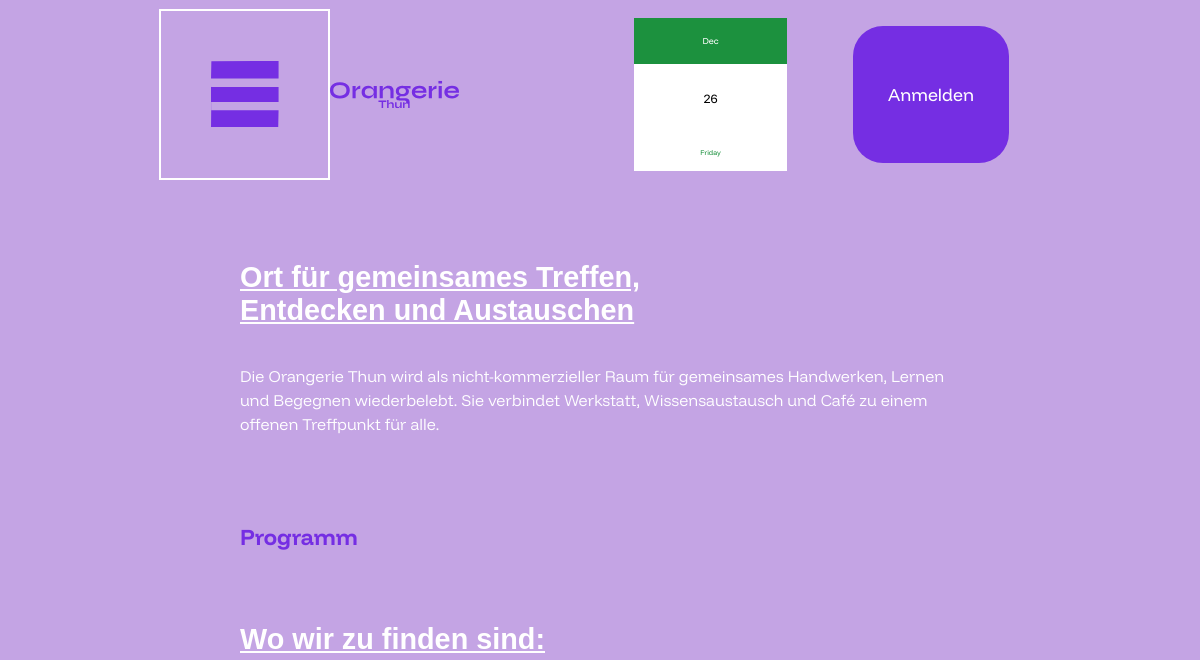
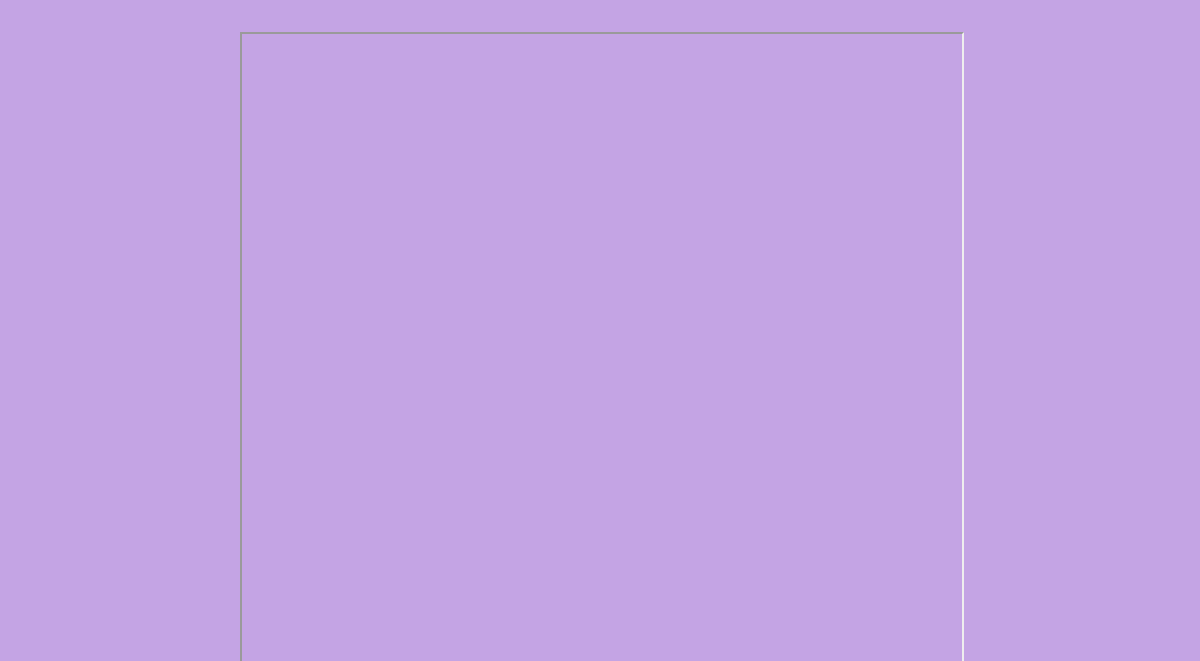
Before: / (upper part) with the older database file (2 pictures, top to bottom).
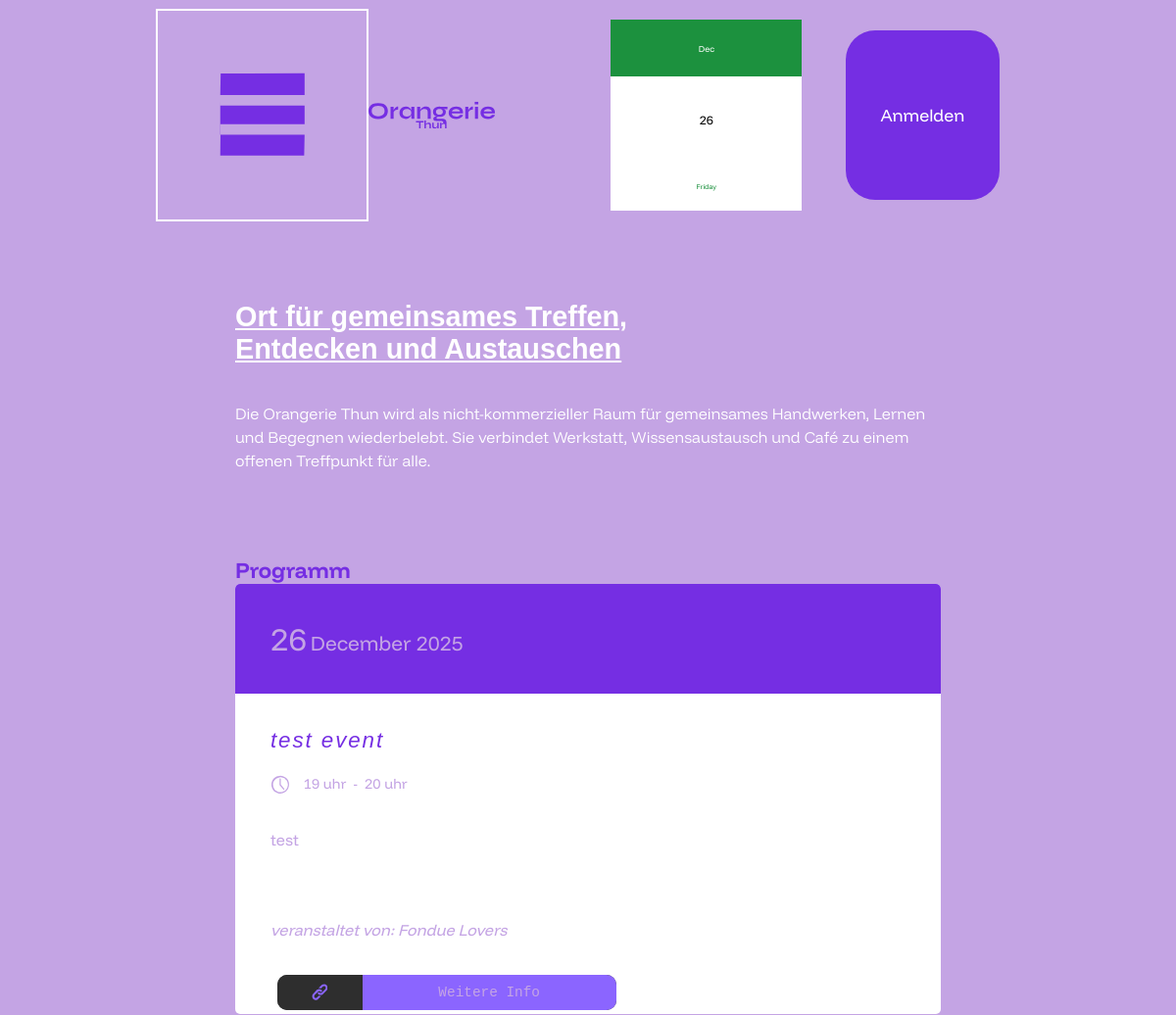
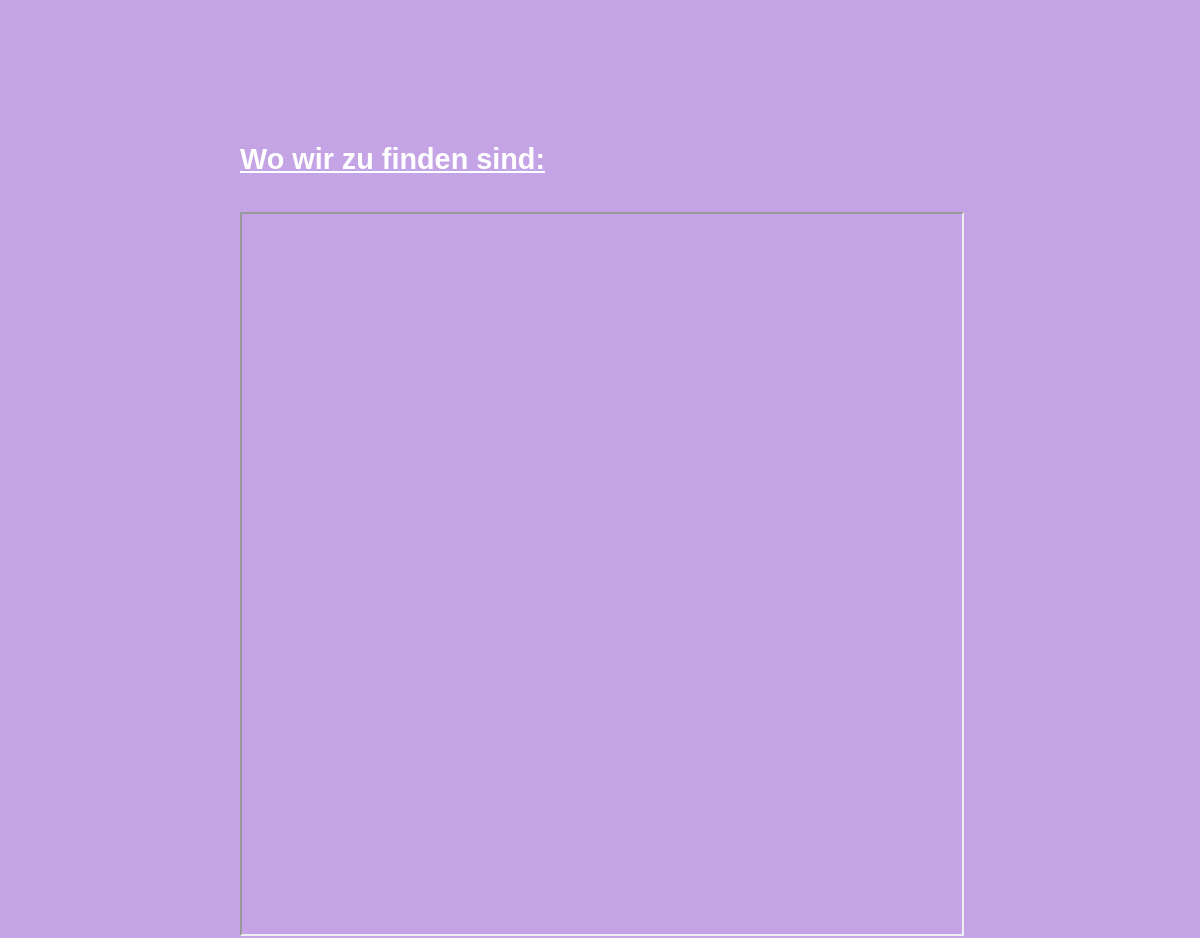
After: the same page with the newer database file (2 pictures, top to bottom).
### orange/models.py (models this page shows, shortened)
class Day(models.Model):
    def day_default():
        return {
        "1":"free",
        "2":"free",
        "3":"free",
        "4":"free",
        "5":"free",
        "6":"free",
        "7":"free",
        "8":"free",
        "9":"free",
        "10":"free",
        "11":"free",
        "12":"free",
        "13":"free",
        "14":"free",
        "15":"free",
        "16":"free",
        "17":"free",
        "18":"free",
        "19":"free",
        "20":"free",
        "21":"free",
        "22":"free",
        "23":"free",
        "24":"free"}
    date= models.DateTimeField()
    events = models.ManyToManyField("Event",blank=True)
    closed = models.BooleanField(default=False)
    times = models.JSONField(encoder=None, decoder=None,default=day_default)
    class Meta:
        ordering = ['date']

class Event(models.Model):
    user = models.ForeignKey(User, on_delete=models.CASCADE,related_name="eventowner",blank=True)
    name = models.CharField(max_length=255,unique=True)
    slug = models.SlugField(allow_unicode=True,unique=True,blank=True)
    created_at= models.DateTimeField(auto_now=True)
    description = models.TextField(blank=True,default='')
    description_short = models.TextField(blank=True,default='')
    additional_info = models.TextField(blank=True,default='')
    mainpic = models.ImageField(upload_to="orange/css/eventpics",height_field=None,width_field=None,max_length=1000,blank=True,null=True)
    price = models.TextField(blank=True,default='')
    link_to_external_site=models.TextField(blank=True,default='')
    link_button_text=models.TextField(blank=True,default='')
    org = models.ForeignKey('Organization',null=True,blank=True, on_delete=models.CASCADE)
    tendies = models.ManyToManyField(User,blank=True,related_name="tendies")
    class Meta:
        ordering = ['-created_at']

class Organization(models.Model):
    members = models.ManyToManyField(User,blank=True,related_name="org_member")
    admins = models.ManyToManyField(User,blank=True,related_name="org_admin")
    member_requests = models.ManyToManyField(User,blank=True,related_name="org_request")
    president = models.ForeignKey(User,null=True,blank=True, on_delete=models.CASCADE,related_name="org_president")
    name = models.CharField(max_length=255,unique=True)
    slug = models.SlugField(allow_unicode=True,unique=True,blank=True)
    created_at= models.DateTimeField(auto_now=True)
    description = models.TextField(blank=True,default='')
    mainpic = models.ImageField(upload_to="orange/css/clubpics",height_field=None,width_field=None,max_length=1000,blank=True,null=True)
    link_to_external_site=models.TextField(blank=True,default='')
    link_button_text=models.TextField(blank=True,default='')

### orange/views.py (the view)
# urls.py: path('',views.Homepage.as_view(),name='home'),
class Homepage(TemplateView):
    template_name= 'orange/home.html'
    def get(self, request):
        specific_date = timezone.now().replace(hour=0, minute=0, second=0, microsecond=0)
        days = Day.objects.filter(date__gte=specific_date)[:7]
        languagecookie="de"
        try:
            languagecookie=request.COOKIES["language"]
        except:
            pass
        else:
            pass
        finally:
            pass
        args = {"daylist":days,"language":languagedic[languagecookie]["home"],"navlang":languagedic[languagecookie]["nav"]}
        return render(request,self.template_name,args)

### orange/templates/orange/home.html (shortened to what this page needs)
{% extends 'orange/nav.html' %}
{% load static %}
{% block pregroup %}
<link rel="stylesheet" href="{% static 'orange/css/home.css' %}">
  <div class="bodymargin">
    <div class="titletext limitwidth">
      {{language.title1}}
      <br>
      {{language.title2}}
    </div>
  </div>
  <div class="bodymargin">
    <div class="minortext paddingbot12">
      {{language.homedescription}}
    </div>
  </div>
  <div class="bodymargin">
    <div class="programtext">{{language.program}}</div>
  </div>
  <div class="pagecontent">
    {% for day in daylist %}
      {% for newevent in day.events.all %}
        {% include "orange/events.html" with event=newevent elday=day %}
      {% endfor %}
    {% endfor %}
  </div>
  <div class="bodymargin">
    <div class="titletext">
      {{language.where}}
    </div>
  </div>
  <div class="bodymargin">
    <iframe class="map"
      loading="lazy"
      src="https://maps.google.com/maps?q=schadaugarten%20thun&amp;t=m&amp;z=16&amp;output=embed&amp;iwloc=near"
      title="schadaugarten thun"
      aria-label="schadaugarten thun">
    </iframe>
  </div>
  {% endblock %}

### orange/templates/orange/events.html (shortened to what this page needs)
{% load static %}
<link rel="stylesheet" href="{% static 'orange/css/events.css' %}">
  <div class="event bodymargin" data-day="{{elday.date|date:'d'}}" data-month="{{elday.date|date:'M'}}" data-year="{{elday.date|date:'Y'}}">
    <div class="datebanner">
      <span class="bigtext">{{elday.date|date:"d"}}</span>
      <span class="smalltext">{{elday.date|date:"F Y"}}</span>
    </div>
    <div class="nametext mediumsmalltext">{{event.name}}</div>
    <div class="clocktext">
      <div class="clockclip"></div>
      <span>
        {% for hour,eve in elday.times.items %}
          {% ifchanged eve %}
            {% if eve == event.name %}
              {{ hour }} {{language.oclock}}
            {% endif %}
          {% endifchanged %}
        {% endfor %}
      </span>
      <span>&nbsp; - &nbsp;</span>
      <span>
        {% for hour,eve in elday.times.items reversed %}
          {% ifchanged eve %}
            {% if eve == event.name %}
              {{ hour }} {{language.oclock}}
            {% endif %}
          {% endifchanged %}
        {% endfor %}
      </span>
    </div>
    <div class="descriptiontext smalltext">
      {{event.description}}
    </div>
    {% if event.org %}
      <div class="descriptiontext hostedby">
        <span>{{language.host}}</span><a href="{% url 'orginfo' slug=event.org.slug %}">{{event.org.name}}</a>
      </div>
    {% else %}
      <div class="descriptiontext hostedby">
        <span>{{language.host}}</span><a href="{% url 'user' slug=event.user.email %}">{{event.user.email}}</a>
      </div>
    {% endif %}
    <div class="eventlink">
      <a href="{% url 'eventinfo' slug=event.slug %}" class="batterybutton batterytopcolor">
        <div class="fullfill batterytopcolor">
          <div class="clipstyle linkclip linkcolor"></div>
        </div>
        <div class="fullfill batterybodyclip linkcolor">
          <div id="batterytextoption" class="center batterytext batterytextolor">
            {{language.more}}
          </div>
        </div>
      </a>
    </div>
  </div>

Changed rows visible on the page:
added Day: date "26", date "December 2025"
now on this page (row unchanged): Event: name "test event", times "19", oclock "uhr", reversed "20", oclock "uhr", description "test", host "veranstaltet von:", org.name "Fondue Lovers", more "Weitere Info"
